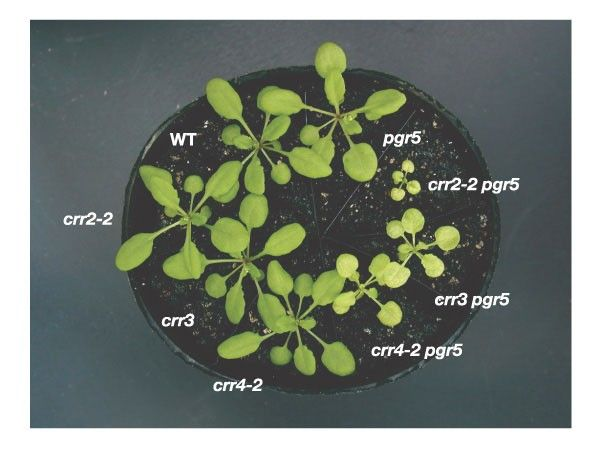
#> input picture src/assets/refs/L5-electron-transport/munekage2004-cyclic-mutants.jpg, 600 x 466 px
$ python cyclic_anim_assets.py ../src/assets/refs/L5-electron-transport/munekage2004-cyclic-mutants.jpg ../src/assets/refs/L5-electron-transport/munekage2004-cyclic-mutants.jpg ../src/assets/refs/L5-electron-transport/munekage2004-cyclic-mutants.jpg 1.0
#> lines starting #> are read from the running program, lines starting #| are printed output that depends on the picture; after the words box and inside, x2 and y2 are one past the last pixel; in counts of white or black regions, pixels touching at a corner belong together
# The plant photo of the cyclic electron flow animation (src/pilot/anim/cyc10b-common.ts), restyled as a newspaper halftone.
#   python cyclic_anim_assets.py <src/assets/refs/L5-electron-transport/munekage2004-cyclic-mutants.jpg> <out .png> [ht|tone]
# Source: Munekage et al. 2004, Nature 429: 579, Fig. 2 (Arabidopsis wild type, pgr5, crr and crr pgr5 plants in one pot),
# https://doi.org/10.1038/nature02598. Crop x 30-572, y 19-429 of the 600 x 466 board image (the photo, without its white
# margin). The paper's eight genotype labels (white type on the soil and the background) are taken out: their pixels are
# refilled from the surrounding soil (normalized blur); the animation sets its own two labels at the same places. Then
# greyscale and a 45-degree dot screen in warm ink on newsprint (as scripts/halftone.py, without the portrait vignette),
# at 2 output px per board px, 5 px cells; saved with 16 colours.
import math, sys
from PIL import Image, ImageDraw, ImageFilter, ImageOps

src, out = sys.argv[1], sys.argv[2]
mode = sys.argv[3] if len(sys.argv) > 3 else 'ht'
CROP = (30, 19, 572, 429)
# the paper's labels, in board pixels: WT, pgr5, crr2-2 pgr5, crr2-2, crr3, crr3 pgr5, crr4-2 pgr5, crr4-2
LABELS = [(163, 128, 202, 152), (378, 126, 427, 152), (423, 170, 527, 197), (58, 203, 117, 230), (156, 308, 200, 334),
          (430, 286, 517, 312), (366, 338, 467, 364), (208, 373, 270, 397)]

im = Image.open(src).convert('RGB')
#> im is the input picture: PIL image 600x466 RGB; mean R, G, B 120.5, 128.2, 118.7
px = im.load()
mask = Image.new('L', im.size, 0)
#> mask: PIL image 600x466 L; every value is 0
mp = mask.load()
for (x0, y0, x1, y1) in LABELS:
    for y in range(y0, y1):
        for x in range(x0, x1):
            r, g, b = px[x, y]
            if min(r, g, b) > 120 and max(r, g, b) - min(r, g, b) < 60:
                mp[x, y] = 255
mask = mask.filter(ImageFilter.MaxFilter(5))
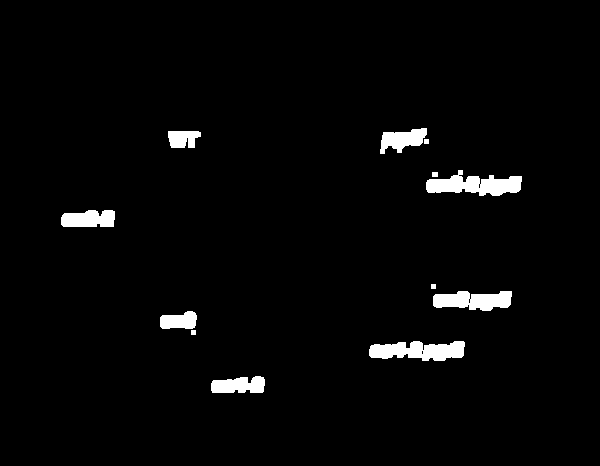
#> mask: PIL image 600x466 L; 2.6% white; 12 white regions, largest, box (x1, y1, x2, y2) and area: (426, 170, 522, 196) 1469, (369, 341, 465, 361) 1396, (433, 291, 512, 311) 1163
# normalized blur of the unmasked pixels, used to refill the masked ones (twice, so wide letters fill from their edges)
for _ in range(2):
    keep = ImageOps.invert(mask)
    held = Image.composite(im, Image.new('RGB', im.size, (0, 0, 0)), keep)
    bi, bw = held.filter(ImageFilter.GaussianBlur(6)), keep.filter(ImageFilter.GaussianBlur(6))
    bp, wp, mp, ip = bi.load(), bw.load(), mask.load(), im.load()
    for y in range(im.size[1]):
        for x in range(im.size[0]):
            if mp[x, y] and wp[x, y] > 8:
                w = wp[x, y] / 255
                ip[x, y] = tuple(int(min(255, c / w)) for c in bp[x, y])
                mp[x, y] = 0
#> this loop made 2 passes
#> pass 1, `bi, bw = held.filter(ImageFilter.GaussianBlur(6)), keep.filter(ImageFi..`:
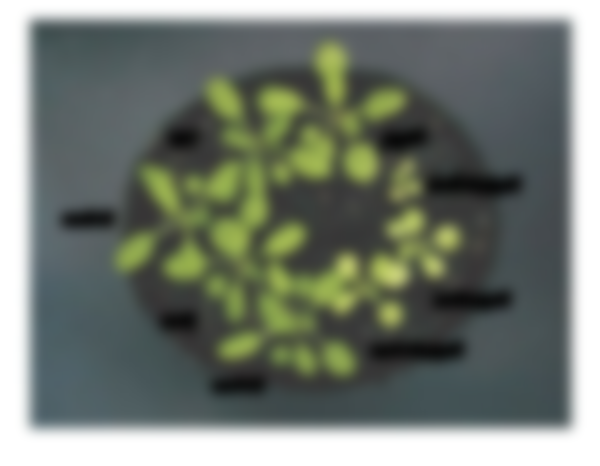
#> bi: PIL image 600x466 RGB; mean R, G, B 117, 124.6, 115.1
#> pass 1, `bi, bw = held.filter(ImageFilter.GaussianBlur(6)), keep.filter(ImageFi..`:
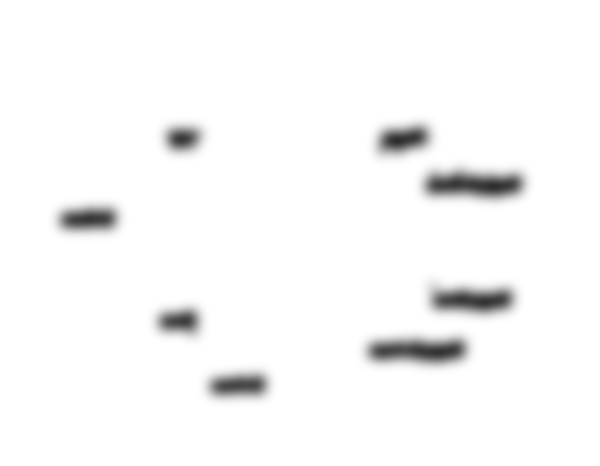
#> bw: PIL image 600x466 L; min 45, max 255, mean 248.3
im = im.crop(CROP)
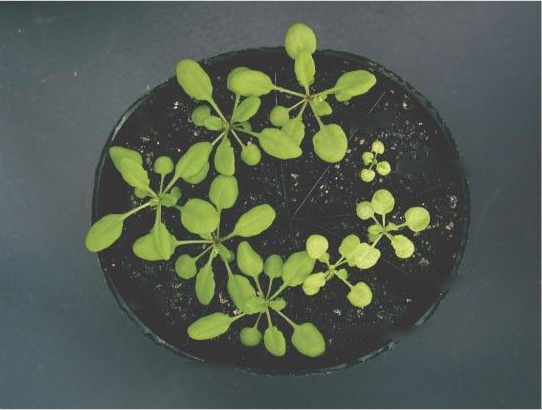
#> im: PIL image 542x410 RGB; mean R, G, B 83.6, 93.2, 81.3

g = ImageOps.autocontrast(im.convert('L'), cutoff=1)
PAPER, INK = (241, 236, 224), (43, 42, 39)
if mode == 'tone':
    ImageOps.colorize(g, black=INK, white=PAPER).save(out, optimize=True)
    print(out); sys.exit()
SC = 2                      # output px per board px
W, H = g.size[0] * SC, g.size[1] * SC
#> W = 1084; H = 820
g = g.resize((W, H), Image.LANCZOS).filter(ImageFilter.UnsharpMask(radius=3, percent=80, threshold=2)).filter(ImageFilter.GaussianBlur(0.5))
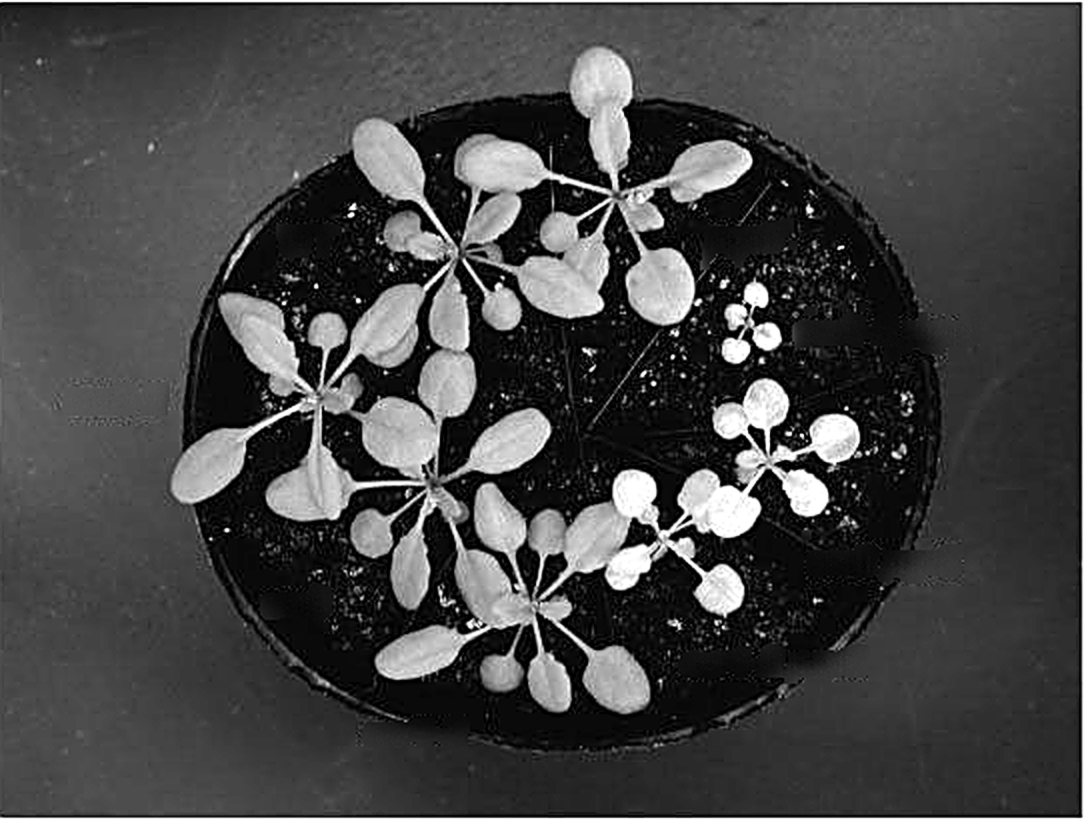
#> g: PIL image 1084x820 L; min 0, max 255, mean 69.1
CELL, SS = float(sys.argv[4]) if len(sys.argv) > 4 else 5.0, 4
big = Image.new('RGB', (W * SS, H * SS), PAPER)
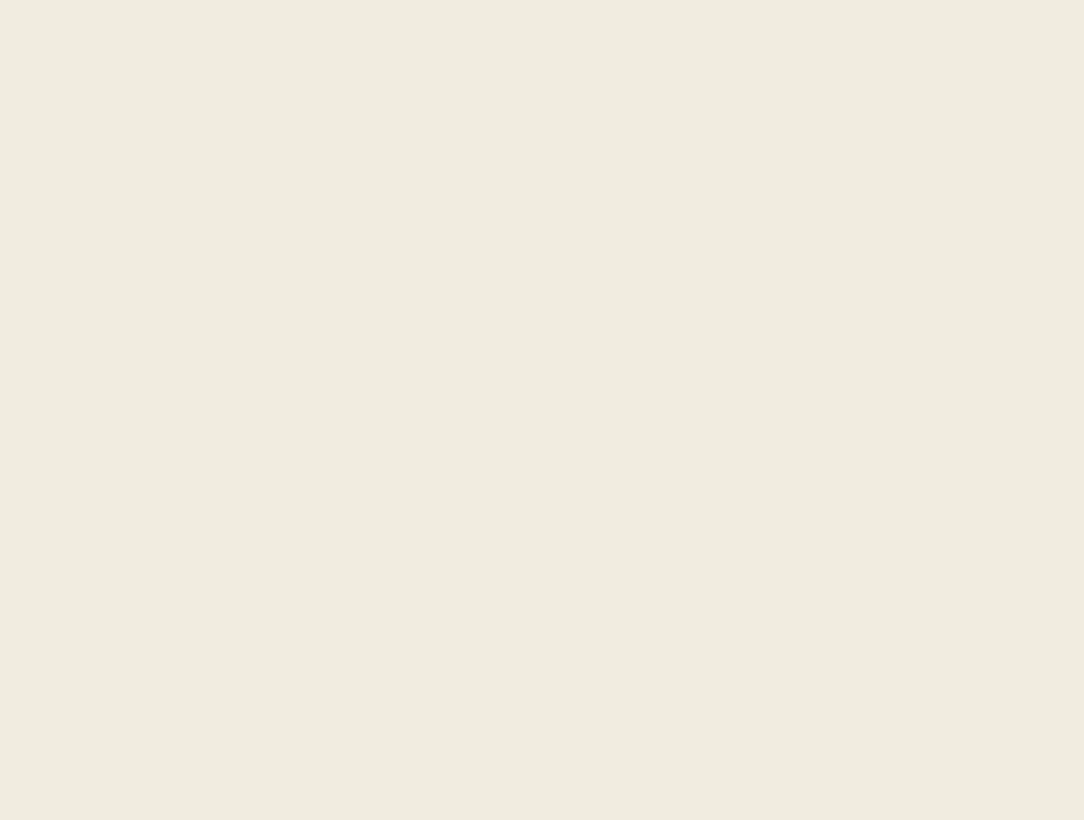
#> big: PIL image 4336x3280 RGB (shown at 1/4 size); mean R, G, B 241, 236, 224
d = ImageDraw.Draw(big)
a = math.radians(45)
ca, sa = math.cos(a), math.sin(a)
n = int(max(W, H) * 1.5 / CELL) + 2
#> n = 1628
gp = g.load()
for i in range(-n, n):
    for j in range(-n, n):
        u, v = (i + 0.5) * CELL, (j + 0.5) * CELL
        x, y = W / 2 + u * ca - v * sa, H / 2 + u * sa + v * ca
        if not (-CELL <= x < W + CELL and -CELL <= y < H + CELL):
            continue
        dark = (1 - gp[min(W - 1, max(0, int(x))), min(H - 1, max(0, int(y)))] / 255) ** 1.7
        if dark < 0.03:
            continue
        r = CELL * 0.5 * math.sqrt(dark) * 1.1 * SS
        X, Y = x * SS, y * SS
        d.ellipse((X - r, Y - r, X + r, Y + r), fill=INK)
# 16 colours: ink, paper and the antialiased dot edges between them
big.resize((W, H), Image.LANCZOS).quantize(colors=16, method=Image.Quantize.MEDIANCUT).save(out, optimize=True)
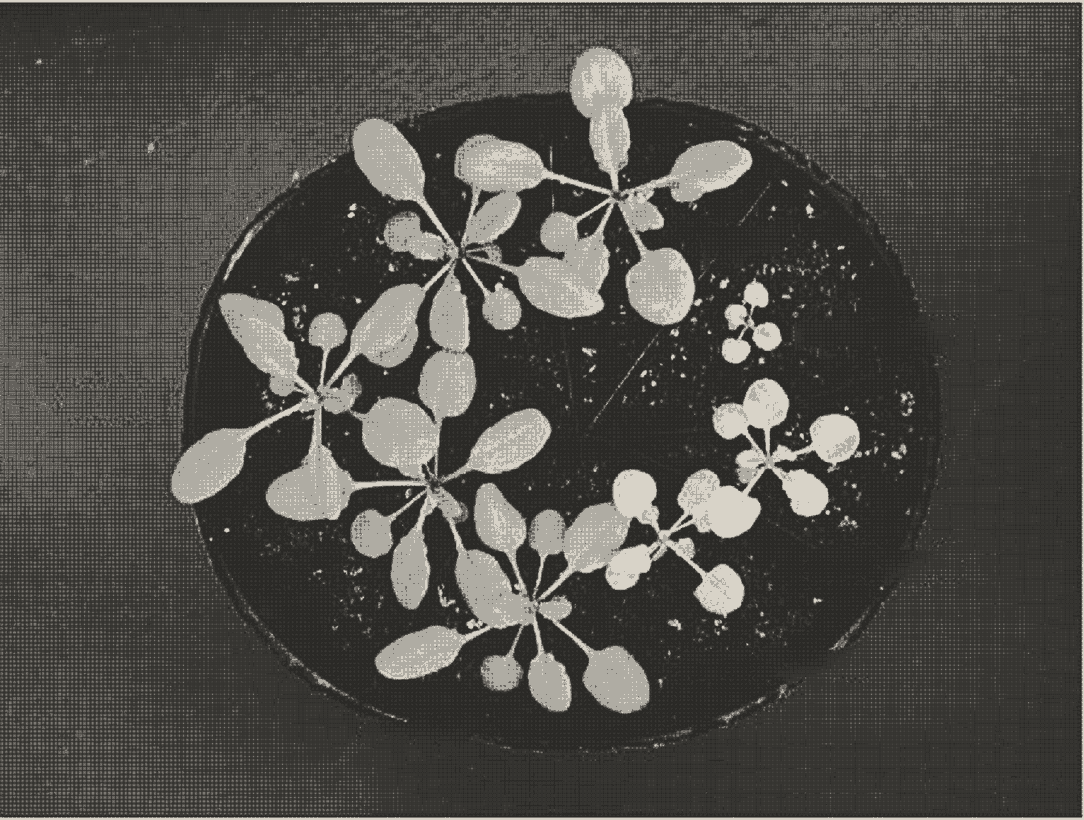
#> saved as munekage2004-cyclic-mutants.jpg: PIL image 1084x820 P; mean R, G, B 79.3, 77.5, 72.9
print(out)
